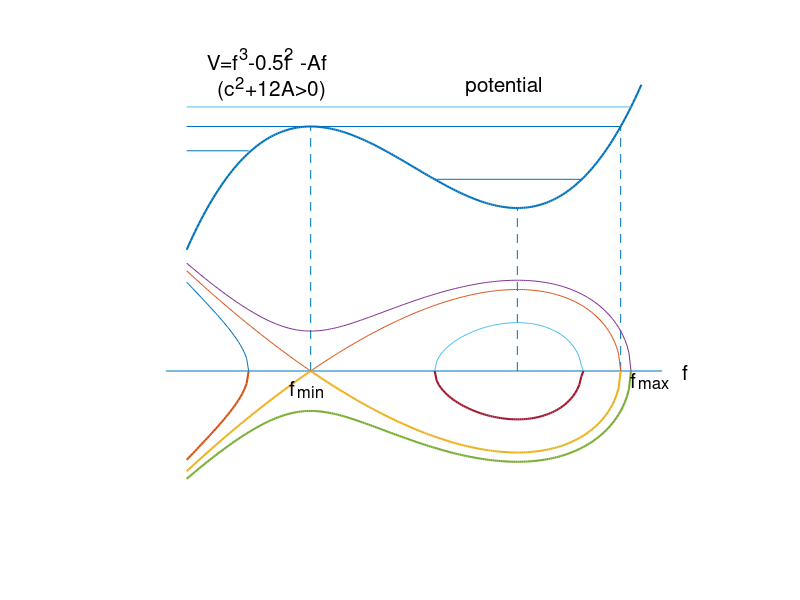

MATLAB code for this plot: (Note: this script raises an error after producing the figure.)
q=[-0.7 1.7];
r=[0 0];
line(q,r)

axis off
hold on
b=3;

q=[-0.6 1.5];
r=[b b];
line(q,r)

q=[1 1];
r=[0 b-1];
line(q,r,'linestyle','--')

q=[0 0];
r=[0 b];
line(q,r,'linestyle','--')

q=[1.5 1.5];
r=[0 b];
line(q,r,'linestyle','--')


x=-0.6:.01:1.6;
x1=x.*x;
y=b-3.*x1+2.*x.*x1;
plot(x,y,'linewidth',1.5);

h=0;
x=-0.6:.01:1.5;
x1=x.*x;
y=sqrt(h+3.*x1-2.*x.*x1);
y2=-y;
plot(x,y,x,y2,'linewidth',1.5);

x2=1.55;
x3=x2.*x2;
h=-3.*x3+2.*x2.*x3;
x=-0.6:.01:1.55;
x1=x.*x;
y=sqrt(h+3.*x1-2.*x.*x1);
y2=-y;
plot(x,y,x,y2,'linewidth',1.5);
q=[-0.6 1.55];
r=[b+h b+h];
line(q,r)


x4=0.6;
x5=x4.*x4;
h=-3.*x5+2.*x4.*x5;
x=x4:.01:1.32;
x1=x.*x;
y=sqrt(h+3.*x1-2.*x.*x1);
y2=-y;
plot(x,y,x,y2,'linewidth',1.5);
q=[0.6 1.31];
r=[b+h b+h];
line(q,r)
q=[-0.6 -.3];
r=[b+h+.35 b+h+.35];
line(q,r)

x4=-0.3;
x5=x4.*x4;
h=-3.*x5+2.*x4.*x5;
x=-0.6:.01:x4;
x1=x.*x;
y=sqrt(h+3.*x1-2.*x.*x1);
y2=-y;
plot(x,y,x,y2,'linewidth',1.5);

text(.75,b+0.5,'potential','fontsize',15)
text(-.5,b+0.8,'V=f  -0.5f  -Af','fontsize',15)
text(-.5,b+0.9,'        3         2','fontsize',12)
text(-.5,b+0.45,'  (c  +12A>0)','fontsize',15)
text(-.5,b+0.55,'       2','fontsize',12)

text(1.55,-0.1,'f','fontsize',15)
text(1.55,-0.15,'  max','fontsize',12)
text(-0.1,-0.20,'f','fontsize',15)
text(-0.1,-0.25,'  min','fontsize',12)
text(1.8,0,'f','fontsize',15)


rdot=sprintf('%c',183)
text(0.98,0,rdot,'fontname','symbol','fontweight','bold','fontsize',20)
text(1.46,0,rdot,'fontname','symbol','fontweight','bold','fontsize',20)
text(-0.04,0,rdot,'fontname','symbol','fontweight','bold','fontsize',20)


hold off